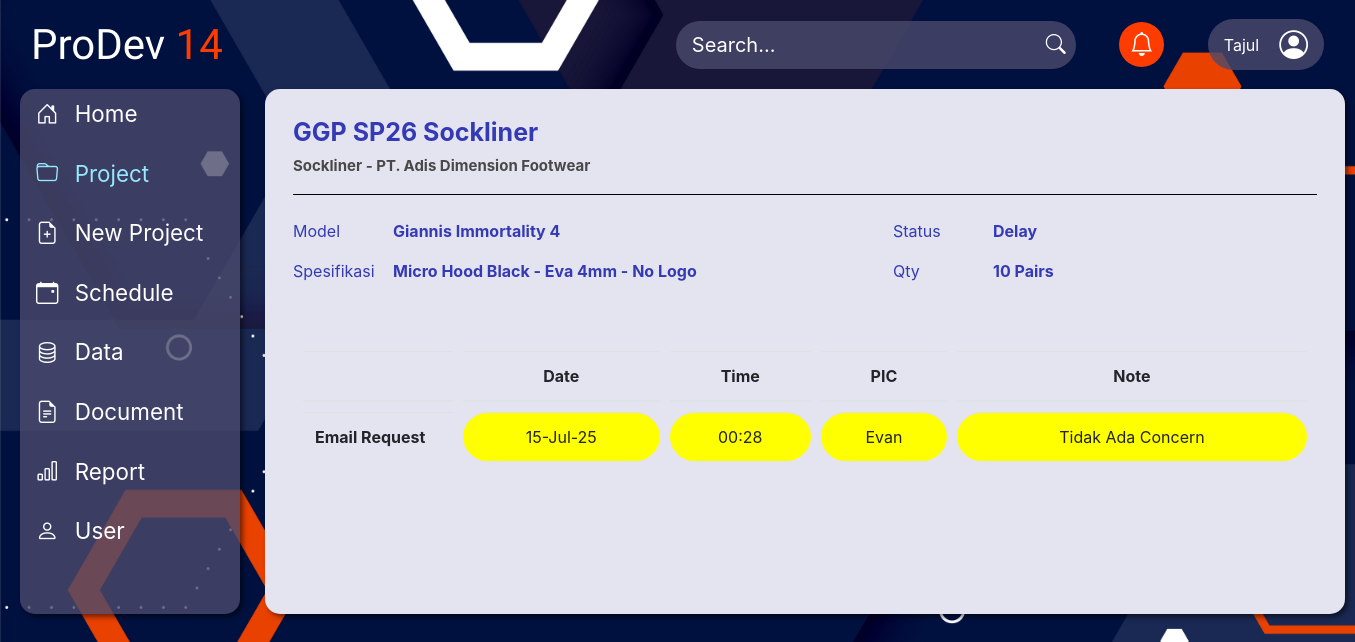
Page /public/project/detail_product/P-IAA170004-401/P-IAA170004-401 on the committed database.
### tables this page shows
CREATE TABLE `operate` (
  `id_operate` varchar(20) NOT NULL,
  `id_product` varchar(20) NOT NULL,
  `id_step` varchar(20) NOT NULL,
  `nik_user` varchar(10) NOT NULL,
  `type` varchar(10) NOT NULL,
  `note` varchar(100) NOT NULL,
  `created_at` datetime NOT NULL DEFAULT current_timestamp()
);

CREATE TABLE `project` (
  `id_project` varchar(20) NOT NULL,
  `id_category` varchar(5) NOT NULL,
  `id_customer` varchar(5) NOT NULL,
  `project` varchar(50) NOT NULL,
  `start_date` datetime NOT NULL DEFAULT current_timestamp(),
  `due_date` datetime NOT NULL,
  `status` varchar(50) NOT NULL,
  `progress` int(11) NOT NULL
);

CREATE TABLE `category` (
  `id_category` varchar(5) NOT NULL,
  `category` varchar(20) NOT NULL,
  `leader` varchar(30) NOT NULL,
  `work_flow` varchar(500) NOT NULL
);

CREATE TABLE `customer` (
  `id_customer` varchar(5) NOT NULL,
  `customer` varchar(30) NOT NULL,
  `address` varchar(70) NOT NULL
);

CREATE TABLE `product` (
  `id_product` varchar(20) NOT NULL,
  `id_project` varchar(20) NOT NULL,
  `model` varchar(30) NOT NULL,
  `spesifikasi` varchar(100) NOT NULL,
  `stage` varchar(20) NOT NULL,
  `qty` int(11) NOT NULL,
  `uom` varchar(10) NOT NULL,
  `completion_date` datetime NOT NULL
);

CREATE TABLE `step` (
  `id_step` varchar(20) NOT NULL,
  `id_project` varchar(20) NOT NULL,
  `nik_user` varchar(10) NOT NULL,
  `step` varchar(30) NOT NULL,
  `area` varchar(20) NOT NULL,
  `plan_date` datetime NOT NULL
);

CREATE TABLE `user` (
  `nik` varchar(10) NOT NULL,
  `full_name` varchar(30) NOT NULL,
  `call_name` varchar(10) NOT NULL,
  `username` varchar(30) NOT NULL,
  `password` varchar(100) NOT NULL,
  `role` varchar(20) NOT NULL
);

### app/core/Controller.php (called while the page is built, shortened)
<?php
class Controller
{
  public function view($view, $data = [])
  {
    require_once '../app/views/' . $view . '.php';
  }
  public function model($model)
  {
    return new $model;
  }
}

### app/controllers/Project.php (called while the page is built, shortened)
<?php
class Project extends Controller
{
  public function detail_product($id, $id_product)
{
  $data['judul'] = 'Detail Product';
  $data['Dprod'] = $this->model('Project_Model')->getDetailProduct($id);
  $data['prodID'] = $this->model('Project_Model')->getProductById($id);
  $data['Astep'] = $this->model('Project_Model')->getAllStep($id, $id_product);
  $this->view('project/detail_product', $data);
}
}

### app/core/App.php (called while the page is built, shortened)
<?php
class App
{
  protected $method = 'index';
  protected $params = [];
  public function __construct()
  {
    $url = $this->parseURL();
    if (isset($url[0]) && file_exists('../app/controllers/' . $url[0] . '.php')) {
      unset($url[0]);
    }
    $this->controller = new $this->controller;
    if (isset($url[1])) {
      if (method_exists($this->controller, $url[1])) {
        $this->method = $url[1];
        unset($url[1]);
      }
    }
    if (!empty($url)) {
      $this->params = array_values($url);
    }
    call_user_func_array([$this->controller, $this->method], $this->params);
  }
  public function parseURL()
  {
    if (isset($_GET['url'])) {
      $url = rtrim($_GET['url'], '/');
      $url = filter_var($url, FILTER_SANITIZE_URL);
      $url = explode('/', $url);
      return $url;
    }
  }
}

### public/index.php (called while the page is built, shortened)
<?php
$app = new App;

### app/core/Database.php (called while the page is built, shortened)
<?php
class Database
{
  private $host = DB_HOST;
  private $user = DB_USER;
  private $pass = DB_PASS;
  private $db_name = DB_NAME;
  private $dbh;
  private $stmt;
  public function __construct()
  {
    $dsn = 'mysql:host=' . $this->host . ';dbname=' . $this->db_name;
    $option = [
      PDO::ATTR_PERSISTENT => true,
      PDO::ATTR_ERRMODE => PDO::ERRMODE_EXCEPTION
    ];
    try {
      $this->dbh = new PDO($dsn, $this->user, $this->pass, $option);
    } catch (PDOException $e) {
      die($e->getMessage());
    }
  }
  public function query($query)
  {
    $this->stmt = $this->dbh->prepare($query);
  }
  public function bind($param, $value, $type = null)
  {
    if (is_null($type)) {
      switch (true) {
        default:
          $type = PDO::PARAM_STR;
      }
    }
    $this->stmt->bindValue($param, $value, $type);
  }
  public function execute()
  {
    $this->stmt->execute();
  }
  public function resultSet()
  {
    $this->execute();
    return $this->stmt->fetchAll(PDO::FETCH_ASSOC);
  }
  public function single()
  {
    $this->execute();
    return $this->stmt->fetch(PDO::FETCH_ASSOC);
  }
}

### app/models/Project_model.php (called while the page is built, shortened)
<?php
class Project_model
{
  private $db;
  public function __construct()
  {
    $this->db = new Database;
  }
  public function getDetailProduct($id)
  {
    $this->db->query('SELECT * FROM
                        operate op
                      JOIN
                        product pd ON op.id_product = pd.id_product
                      JOIN
                        project pj ON pd.id_project = pj.id_project
                      JOIN
                        customer ct ON pj.id_customer = ct.id_customer
                      JOIN
                        category cg ON pj.id_category = cg.id_category
                      JOIN
                        step st ON op.id_step = st.id_step
                      WHERE
                        pd.id_product = :id;');
    $this->db->bind('id', $id);
    return $this->db->resultSet();
  }
    public function getProductById($id)
  {
    $this->db->query('SELECT * FROM
                        operate op
                      JOIN
                        product pd ON op.id_product = pd.id_product
                      JOIN
                        project pj ON pd.id_project = pj.id_project
                      JOIN
                        customer ct ON pj.id_customer = ct.id_customer
                      JOIN
                        category cg ON pj.id_category = cg.id_category
                      JOIN
                        step st ON op.id_step = st.id_step
                      WHERE
                        pd.id_product = :id;');
    $this->db->bind('id', $id);
    return $this->db->single();
  }
  public function getAllStep($id_project, $id_product)
  {
    $this->db->query('SELECT *
                      FROM step st
                      LEFT JOIN operate op ON st.id_step = op.id_step
                      LEFT JOIN user us ON op.nik_user = us.nik
                      LEFT JOIN product pd ON op.id_product = pd.id_product
                      WHERE st.id_project = :id_project and pd.id_product =:id_product
                      GROUP BY st.id_step;
                      ');
    $this->db->bind('id_project', substr($id_project, 0, 11));
    $this->db->bind('id_product', $id_product);
    return $this->db->resultSet();
  }
}

### app/views/project/detail_product.php (the view, shortened to what this page needs)
<div class="container">
  <div class="card p-2" id="bg-card" style="height: 525px;">
          <div class="card-body" style="max-height: 510px; overflow-y: auto;">
            <div class="d-flex">
              <div style="width: 500px;">
                <h4 class="project-detail-title"><?= $data['prodID']['project']; ?></h4>
                <div class="project-detail-catcust"><?= $data['prodID']['category']; ?> - <?= $data['prodID']['customer']; ?></div>
              </div>
            </div>
            <hr style="background-color: black;">
            <div class="d-flex">
              <div>
                <div class="d-flex py-2">
                  <div class="label-product" style="width: 100px; color: #343ab4;">Model</div>
                  <div class="data-product" style="width: 400px; color: #343ab4;"><strong><?= $data['prodID']['model']; ?></strong></div>
                </div>
                <div class="d-flex py-2">
                  <div class="label-product" style="width: 100px; color: #343ab4;">Spesifikasi</div>
                  <div class="data-product" style="width: 400px; color: #343ab4;"><strong><?= $data['prodID']['spesifikasi']; ?></strong></div>
                </div>
              </div>
              <div style="width: 100px;"></div>
              <div>
                <div class="d-flex py-2">
                  <div class="label-product" style="width: 100px; color: #343ab4;">Status</div>
                  <div class="data-product" style="width: 300px; color: #343ab4;"><strong><?= $data['prodID']['status']; ?></strong></div>
                </div>
                <div class="d-flex py-2">
                  <div class="label-product" style="width: 100px; color: #343ab4;">Qty</div>
                  <div class="data-product" style="width: 300px; color: #343ab4;"><strong><?= $data['prodID']['qty']; ?> <?= $data['prodID']['uom']; ?></strong></div>
                </div>
              </div>
            </div>
            <div style="height: 50px;"></div>
            <table class="table border-0" style="border-spacing: 10px; border-collapse: separate;">
            <thead>
              <tr>
                <th></th>
                <th style="text-align: center;">Date</th>
                <th style="text-align: center;">Time</th>
                <th style="text-align: center;">PIC</th>
                <th style="text-align: center;">Note</th>
              </tr>
            </thead>
            <tbody>
              <?php
              foreach ($data['Astep'] as $Astep) : ?>
                <?php
                $emptyRowHandled = false;
                foreach ($data['Astep'] as $Astep):
                ?>
                <tr>
                  <th style="width: 150px;"><?= $Astep['step']; ?></th>
                  <?php
                    $isEmpty = empty($Astep['created_at']) && empty($Astep['call_name']) && empty($Astep['note']);
                    if ($isEmpty && !$emptyRowHandled):
                      $emptyRowHandled = true;
                  ?>
                    <td colspan="4" style="text-align: center;">
                      <button class="btn-update-project tampilModalUpdate" data-toggle="modal" data-target="#ModalUpdate" data-id="<?= $proj['id_project']; ?>" type="button">Add Progress</button>
                    </td>
                  <?php else: ?>
                    <td style="<?= !empty($Astep['created_at']) ? 'background-color: yellow; border-radius: 40px; text-align: center;' : '' ?>">
                      <?= !empty($Astep['created_at']) ? date('d-M-y', strtotime($Astep['created_at'])) : '&nbsp;'; ?>
                    </td>
                    <td style="<?= !empty($Astep['created_at']) ? 'background-color: yellow; border-radius: 40px; text-align: center;' : '' ?>">
                      <?= !empty($Astep['created_at']) ? date('H:i', strtotime($Astep['created_at'])) : '&nbsp;'; ?>
                    </td>
                    <td style="<?= !empty($Astep['call_name']) ? 'background-color: yellow; border-radius: 40px; text-align: center;' : '' ?>">
                      <?= !empty($Astep['call_name']) ? $Astep['call_name'] : '&nbsp;'; ?>
                    </td>
                    <td style="<?= !empty($Astep['note']) ? 'background-color: yellow; border-radius: 40px; text-align: center;' : '' ?>">
                      <?= !empty($Astep['note']) ? $Astep['note'] : '&nbsp;'; ?>
                    </td>
                  <?php endif; ?>
                </tr>
                <?php endforeach; ?>
              <?php
              break;
              endforeach ?>
            </tbody>
            </table>
          </div>
  </div>
</div>

### public/css/style.css (style rules this page uses)
html, body { height: 100%; width: 100%; margin: 0; padding: 0; }
body { background-image: url(../img/background.jpg); background-size: cover; background-repeat: no-repeat; background-attachment: fixed; }
.jumbotron, .container { margin-left: 110px; width: calc(200vh - 210px); height: calc(100vh - 110px); }
#bg-card { background-color: #e4e4f0; margin-left: 140px; width: 1080px; border-radius: 15px; border: none; box-shadow: 3px 3px 5px rgba(0, 0, 0, 0.5); }
.project-detail-title { font-size: 25px; font-weight: bold; color: #343ab4; }
.project-detail-catcust { font-size: 15px; font-weight: 700; width: 300px; color: #484848; }

### rows in the picture
operate: project.project "GGP SP26 Sockliner", category.category "Sockliner", customer.customer "PT. Adis Dimension Footwear", id_product.model "Giannis Immortality 4", id_product.spesifikasi "Micro Hood Black - Eva 4mm - No Logo", project.status "Delay", id_product.qty "10", id_product.uom "Pairs", id_step.step "Email Request", created_at "15-Jul-25", created_at "00:28", nik_user.call_name "Evan", note "Tidak Ada Concern"
